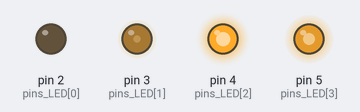
Simulated run of this sketch. Board: Arduino Uno, built with avr-gcc and run on an emulated ATmega328P. Parts: output pins drawn as LEDs (lit = HIGH).

Above: at 0.1 s.
At 2.05 s:
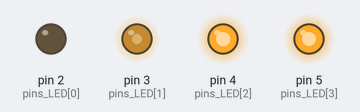
At 2.4 s:
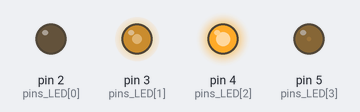
At 4.05 s:
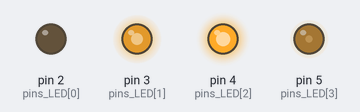
At 6.1 s:
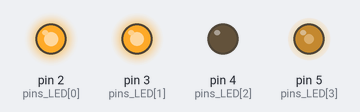
At 8.15 s:
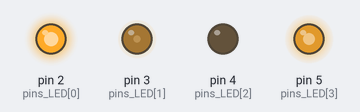
Timing chart, 0 to 10.7 s (numbered marks = the images above):
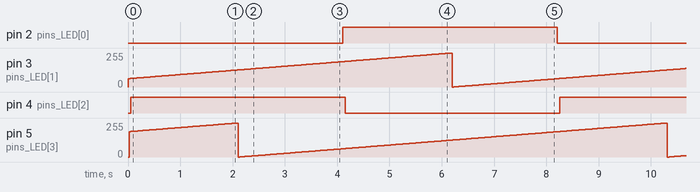

The sketch:

HW5_201824552.ino
```cpp
int pins_LED[]={2, 3, 4, 5};
const int LED_MAX = 255;
int LED_0_MIN = LED_MAX * 0 / 4;
int LED_1_MIN = LED_MAX * 1 / 4;
int LED_2_MIN = LED_MAX * 2 / 4;
int LED_3_MIN = LED_MAX * 3 / 4;
unsigned long j = 0;
int n0, n1, n2, n3;

void setup() {
  Serial.begin(9600);

  for(int i=0; i<4; i++)
    pinMode(pins_LED[i], OUTPUT);
}

void loop() {

  int i=0;

  n0 = (LED_0_MIN + j) % (LED_MAX + 1);
  n1 = (LED_1_MIN + j) % (LED_MAX + 1);
  n2 = (LED_2_MIN + j) % (LED_MAX + 1);
  n3 = (LED_3_MIN + j) % (LED_MAX + 1);

  analogWrite(pins_LED[i++], n0);
  delay(8);
  analogWrite(pins_LED[i++], n1);
  delay(8);
  analogWrite(pins_LED[i++], n2);
  delay(8);
  analogWrite(pins_LED[i++], n3);
  delay(8);

  j++;

}
```

Measured:
- by itself, pin 2 (pins_LED[0]), pin 4 (pins_LED[2]): alternates HIGH for 4.1 s and LOW for 4.1 s
- by itself, pin 3 (pins_LED[1]), pin 5 (pins_LED[3]): ramps from 0/255 to 255/255 and jumps back, once every 8.2 s
